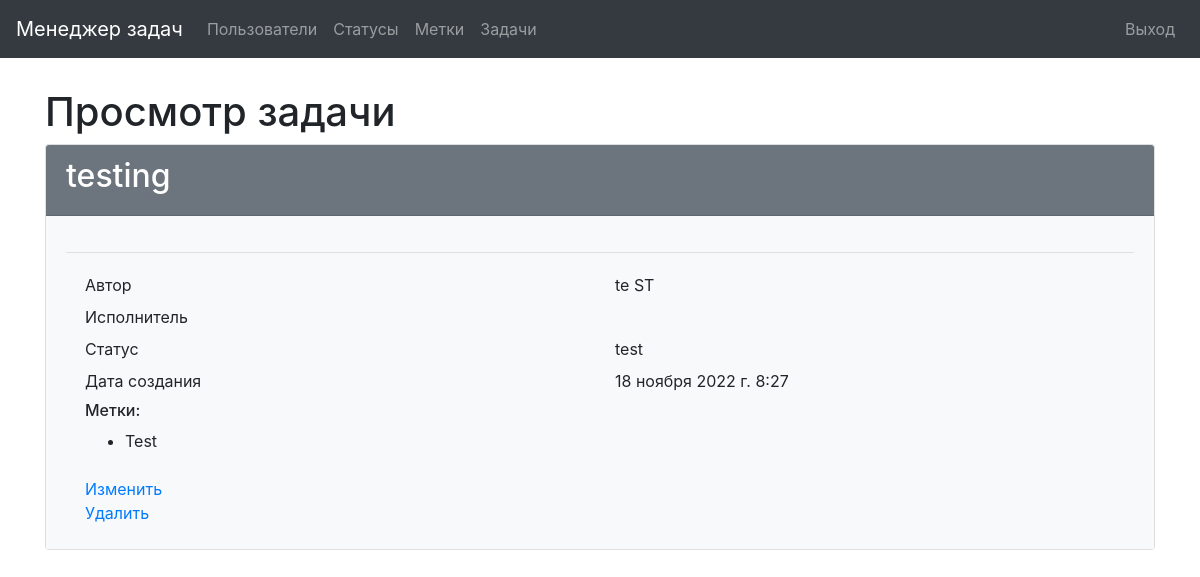
The page /tasks/1/ (signed in) on the database its author committed.
### task_manager/tasks/models.py (models this page shows)
class Task(models.Model):
    author = models.ForeignKey(User, on_delete=models.PROTECT,
                               related_name='author')
    name = models.CharField(max_length=150, unique=True)
    description = models.TextField(max_length=500, blank=True, null=True)
    status = models.ForeignKey(Status, on_delete=models.PROTECT)
    executor = models.ForeignKey(
        User, on_delete=models.PROTECT,
        blank=True,
        null=True,
        related_name="tasks")
    labels = models.ManyToManyField(Label, blank=True)
    date_created = models.DateTimeField(auto_now_add=True)

### task_manager/statuses/models.py (models this page shows, shortened)
class Status(models.Model):
    name = models.CharField(max_length=255, verbose_name='DefaultName')
    date_created = models.DateTimeField(auto_now_add=True)

### task_manager/labels/models.py (models this page shows, shortened)
class Label(models.Model):
    name = models.CharField(max_length=150, unique=True)
    date_created = models.DateTimeField(auto_now_add=True)

### task_manager/tasks/views.py (the view)
# urls.py: path('<int:pk>/', views.DetailTask.as_view(), name='detail_task'),
class DetailTask(CustomLoginRequired, DetailView):
    model = Task
    template_name = 'tasks/detail_task.html'

### task_manager/mixins.py (called while the page is built)
    def dispatch(self, request, *args, **kwargs):
        if not request.user.is_authenticated:
            messages.error(request, _("""You are not logged in!
                                      Please log in."""))
            return redirect(reverse_lazy('login'))
        return super().dispatch(request, *args, **kwargs)

### task_manager/templates/tasks/detail_task.html (shortened to what this page needs)
{% extends 'base.html' %}
{% load i18n %}
{% block content %}
<h1>{% translate "Viewing a task" %}</h1>
<div class="card">
    <div class="card-header bg-secondary text-white">
        <h2>{{ task.name }}</h2>
    </div>
    <div class="card-body bg-light">
        <hr>
        <div class="container">
            <div class="row p-1">
                <div class="col">{% translate "Author" %}</div>
                <div class="col">{{ task.author.first_name}} {{ task.author.last_name }}</div>
            </div>
            <div class="row p-1">
                <div class="col">{% translate "Executor" %}</div>
                <div class="col">{{ task.executor.first_name }} {{ task.executor.last_name }}</div>
            </div>
            <div class="row p-1">
                <div class="col">{% translate "Status" %}</div>
                <div class="col">{{ task.status.name}}</div>
            </div>
            <div class="row p-1">
                <div class="col">{% translate "Date of creation" %}</div>
                <div class="col">{{ task.date_created }}</div>
            </div>
            <div class="row p-1">
                <div class="col">
                    <h6>{% translate "Labels" %}:</h6>
                    <ul>
                        {% for label in task.labels.all %}
                        <li>{{  label.name }}</li>
                        {% endfor %}
                    </ul>
                </div>
            </div>
            <div class="row p-1">
                <div class="col">
                    <a href="{% url 'update_task' task.id %}">{% translate "Edit" %}</a>
                    <br>
                    <a href="{% url 'delete_task' task.id %}">{% translate "Delete" %}</a>
                </div>
            </div>
        </div>
    </div>
</div>
{% endblock %}

### rows shown on the page
Task: name "testing", author.first_name "te", author.last_name "ST", status.name "test", date_created "18 ноября 2022 г. 8:27"
Label: name "Test"
